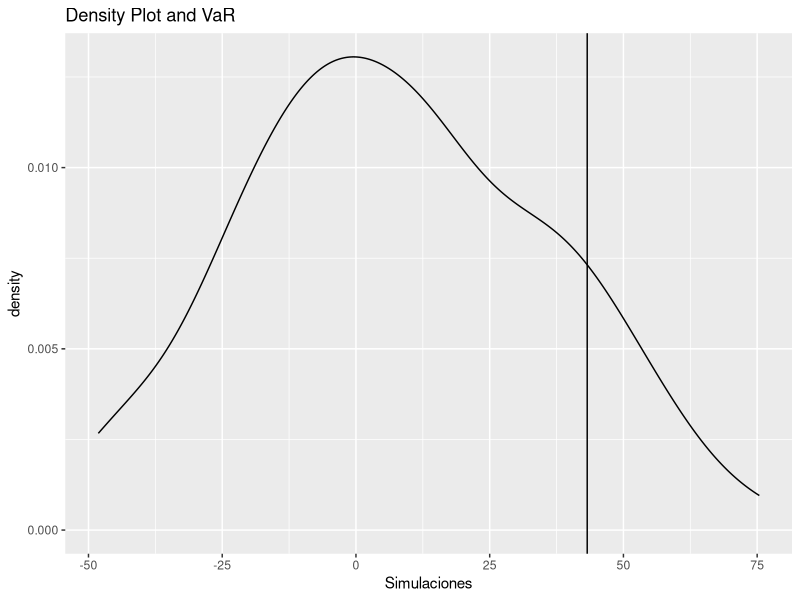

The R script that drew this image:
## ---- chunk 1
library(ggplot2)
x <- as.data.frame(rnorm(100)*30+10)
names(x) <- "Simulaciones"
m <- mean(x$Simulaciones); s <- sd(x$Simulaciones); var <- m + s*qnorm(0.9)
m <- ggplot(x, aes(x = Simulaciones)) + geom_density() + geom_vline(xintercept = var) + ggtitle("Density Plot and VaR")
print(m)
